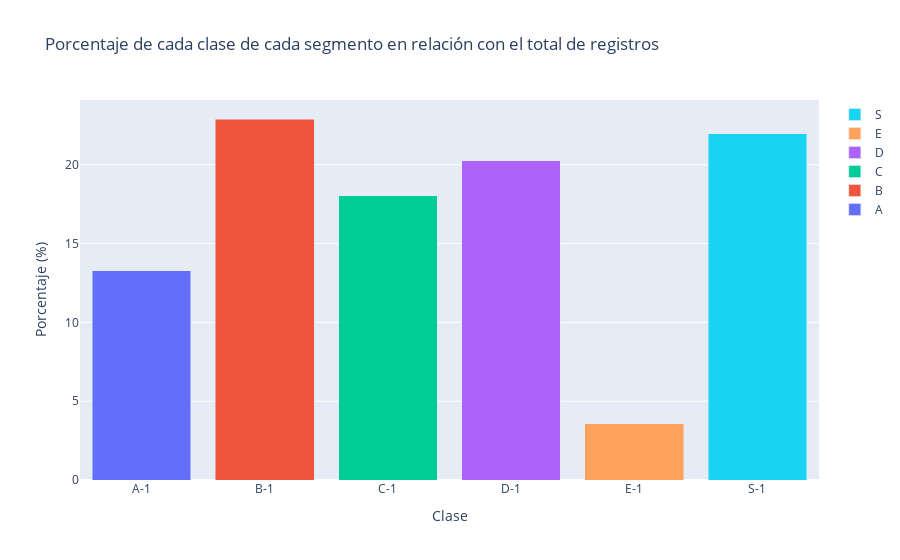

The cell this chart's notebook holds for it:
### Code cell
import pandas as pd
import plotly.graph_objects as go

# Definir el orden personalizado para segmento y clase
orden_segmento = ['A', 'B', 'C', 'D', 'E', 'S']
orden_clase = ['1', '2', '3']

# Lista de DataFrames y sus nombres correspondientes
dataframes_list = [
    segment_df_alfa_q_oct_2022_pachuca,
    segment_df_alfa_q_nov_2022_pachuca,
    segment_df_alfa_q_feb_2023_pachuca,
    segment_df_alfa_q_mar_2023_pachuca,
    segment_df_alfa_q_jun_2023_pachuca,
    segment_df_alfa_q_jul_2023_pachuca
]

# Inicializar un diccionario para almacenar el conteo total de valores únicos
conteo_total = {}

# Iterar sobre la lista de DataFrames
for df in dataframes_list:
    # Calcular el conteo de valores únicos de 'categoria' en el DataFrame actual
    conteo_actual = df['categoria'].value_counts().to_dict()
    # Agregar el conteo actual al conteo total
    for categoria, conteo in conteo_actual.items():
        conteo_total[categoria] = conteo_total.get(categoria, 0) + conteo

# Convertir el diccionario a un DataFrame
conteo_total_df = pd.DataFrame(list(conteo_total.items()), columns=['categoria', 'conteo_total'])

# Añadir una nuevas columnas que extraigan el número y letra de la categoría
conteo_total_df['segmento'] = conteo_total_df['categoria'].str[0]
conteo_total_df['clase'] = conteo_total_df['categoria'].str.extract(r'(\d+)').fillna('1')
conteo_total_df.drop(columns=['categoria'], inplace=True)

# Crear una nueva fila como un diccionario de Python
nueva_fila = {'conteo_total': 0, 'segmento': 'E', 'clase': '3'}
# Agregar la nueva fila al DataFrame
conteo_total_df = conteo_total_df.append(nueva_fila, ignore_index=True)

# Calcular el total de registros por cada segmento, incluyendo todas sus categorías
total_por_segmento = conteo_total_df.groupby('segmento')['conteo_total'].sum()

# Calcular el total de registros en todos los segmentos
total_registros_total = total_por_segmento.sum()

# Calcular el porcentaje que representa cada total de segmento con respecto al total de registros en todo el DataFrame
porcentaje_total_segmento = (total_por_segmento / total_registros_total) * 100

# Crear un DataFrame con los resultados de los totales por segmento y su porcentaje del total
resultados = pd.DataFrame({
    'segmento': total_por_segmento.index,
    'total_por_segmento': total_por_segmento.values,
    'porcentaje_del_total': porcentaje_total_segmento.values
})

# Ordenar el DataFrame de conteo total según las categorías definidas
conteo_total_df['segmento'] = pd.Categorical(conteo_total_df['segmento'], categories=orden_segmento, ordered=True)
conteo_total_df['clase'] = pd.Categorical(conteo_total_df['clase'], categories=orden_clase, ordered=True)
conteo_total_df = conteo_total_df.sort_values(by=['segmento', 'clase'])

# Mostrar los resultados
print("Total de registros por segmento y su porcentaje del total:")
print(resultados)

print("\nConteo total de valores únicos por clase y segmento, y porcentaje en relación con el total:")
print(conteo_total_df)

# Crear una figura para el gráfico
fig = go.Figure()

# Iterar sobre los segmentos y clases en el DataFrame de resultados
for segmento in orden_segmento:
    # Filtrar el DataFrame de resultados para el segmento actual
    df_segmento = resultados[resultados['segmento'] == segmento]
    
    # Añadir barras para cada clase dentro del segmento
    fig.add_trace(go.Bar(
        x=[f'{segmento}-{clase}' for clase in orden_clase],  # Nombre de las barras
        y=df_segmento['porcentaje_del_total'],  # Porcentajes de cada clase
        name=segmento  # Nombre del segmento
    ))

# Actualizar el diseño del gráfico
fig.update_layout(
    title='Porcentaje de cada clase de cada segmento en relación con el total de registros',
    xaxis_title='Clase',
    yaxis_title='Porcentaje (%)',
    barmode='stack'  # Apilar las barras
)

# Mostrar el gráfico
fig.show()

### Figure 1 — Plotly figure (JSON) as saved in the notebook; plotly's stock layout.template omitted (floating-point values rounded to 4 significant figures)
{"data": [{"name": "A", "type": "bar", "x": ["A-1", "A-2", "A-3"], "y": [13.27]}, {"name": "B", "type": "bar", "x": ["B-1", "B-2", "B-3"], "y": [22.9]}, {"name": "C", "type": "bar", "x": ["C-1", "C-2", "C-3"], "y": [18.04]}, {"name": "D", "type": "bar", "x": ["D-1", "D-2", "D-3"], "y": [20.26]}, {"name": "E", "type": "bar", "x": ["E-1", "E-2", "E-3"], "y": [3.564]}, {"name": "S", "type": "bar", "x": ["S-1", "S-2", "S-3"], "y": [21.96]}], "layout": {"barmode": "stack", "title": {"text": "Porcentaje de cada clase de cada segmento en relación con el total de registros"}, "xaxis": {"title": {"text": "Clase"}}, "yaxis": {"title": {"text": "Porcentaje (%)"}}}}
